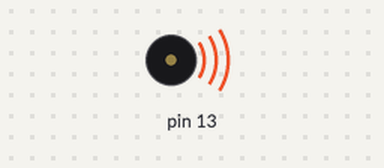
Bench run of a sketch on a simulated Arduino Uno, built with avr-gcc and run on an emulated ATmega328P. On the bench: buzzer (waves = sounding).

Above: at 0.1 s.
At 2.2 s:
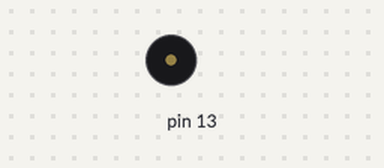
Timing chart, 0 to 3.7 s (numbered marks = the images above):
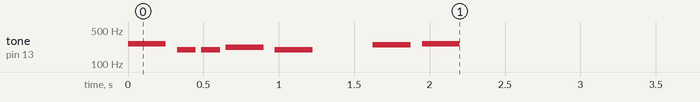

The sketch:

example1-3.ino
```cpp
// 定義一串音高:Do, Sol, Sol, La, Sol, 空, Ti, Do
int melody[] = {
  262, 196, 196, 220, 196, 0, 247, 262
};

// 定義一串節奏，4為4分音符(一拍)，8為8分音符(半拍)
int noteDurations[] = {
  4, 8, 8, 4, 4, 4, 4, 4
};

void setup() {
  // 用for迴圈一一發出聲響
  for (int thisNote = 0; thisNote < 8; thisNote++) {
    // 計算每個音符長度並發聲
    int noteDuration = 1000 / noteDurations[thisNote];
    tone(13, melody[thisNote], noteDuration);
    // 在音符間保留一小段空白時間，長度為音符長度的30%
    int pauseBetweenNotes = noteDuration * 1.30;
    delay(pauseBetweenNotes);
    // 停止演奏
    noTone(13);
  }
}

void loop() {
  // 只演奏一次，不需要寫loop()的部分
}
```
